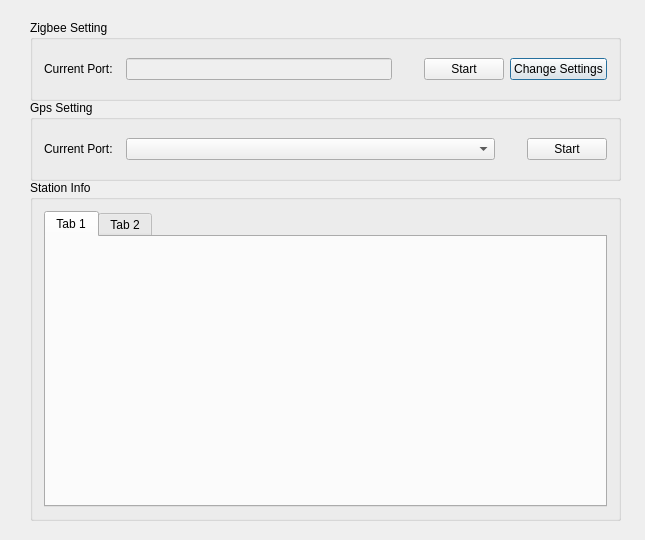
<?xml version="1.0" encoding="UTF-8"?>
<ui version="4.0">
 <class>Dialog</class>
 <widget class="QDialog" name="Dialog">
  <property name="geometry">
   <rect>
    <x>0</x>
    <y>0</y>
    <width>645</width>
    <height>540</height>
   </rect>
  </property>
  <property name="sizePolicy">
   <sizepolicy hsizetype="Expanding" vsizetype="Expanding">
    <horstretch>0</horstretch>
    <verstretch>0</verstretch>
   </sizepolicy>
  </property>
  <property name="windowTitle">
   <string>Dialog</string>
  </property>
  <widget class="QGroupBox" name="groupBox">
   <property name="geometry">
    <rect>
     <x>30</x>
     <y>20</y>
     <width>591</width>
     <height>81</height>
    </rect>
   </property>
   <property name="sizePolicy">
    <sizepolicy hsizetype="Expanding" vsizetype="Preferred">
     <horstretch>0</horstretch>
     <verstretch>0</verstretch>
    </sizepolicy>
   </property>
   <property name="title">
    <string>Zigbee Setting</string>
   </property>
   <layout class="QGridLayout" name="gridLayout_2">
    <item row="0" column="1">
     <widget class="QLineEdit" name="lineEditDevice">
      <property name="enabled">
       <bool>false</bool>
      </property>
     </widget>
    </item>
    <item row="0" column="4">
     <widget class="QPushButton" name="pushButtonChangeSettings">
      <property name="text">
       <string>Change Settings</string>
      </property>
     </widget>
    </item>
    <item row="0" column="0">
     <widget class="QLabel" name="label">
      <property name="text">
       <string>Current Port:  </string>
      </property>
     </widget>
    </item>
    <item row="0" column="3">
     <widget class="QPushButton" name="pushButtonOpen">
      <property name="sizePolicy">
       <sizepolicy hsizetype="Minimum" vsizetype="Fixed">
        <horstretch>0</horstretch>
        <verstretch>0</verstretch>
       </sizepolicy>
      </property>
      <property name="text">
       <string>Start</string>
      </property>
     </widget>
    </item>
    <item row="0" column="2">
     <widget class="HLed" name="led" native="true">
      <property name="sizePolicy">
       <sizepolicy hsizetype="Fixed" vsizetype="Fixed">
        <horstretch>0</horstretch>
        <verstretch>0</verstretch>
       </sizepolicy>
      </property>
      <property name="minimumSize">
       <size>
        <width>20</width>
        <height>20</height>
       </size>
      </property>
      <property name="maximumSize">
       <size>
        <width>25</width>
        <height>25</height>
       </size>
      </property>
     </widget>
    </item>
   </layout>
  </widget>
  <widget class="QGroupBox" name="groupBox_2">
   <property name="geometry">
    <rect>
     <x>30</x>
     <y>180</y>
     <width>591</width>
     <height>341</height>
    </rect>
   </property>
   <property name="sizePolicy">
    <sizepolicy hsizetype="Expanding" vsizetype="Expanding">
     <horstretch>0</horstretch>
     <verstretch>0</verstretch>
    </sizepolicy>
   </property>
   <property name="title">
    <string>Station Info</string>
   </property>
   <layout class="QGridLayout" name="gridLayout_3">
    <item row="0" column="0">
     <widget class="QTabWidget" name="tabWidgetStation">
      <widget class="QWidget" name="tab">
       <attribute name="title">
        <string>Tab 1</string>
       </attribute>
      </widget>
      <widget class="QWidget" name="tab_2">
       <attribute name="title">
        <string>Tab 2</string>
       </attribute>
      </widget>
     </widget>
    </item>
   </layout>
  </widget>
  <widget class="QGroupBox" name="groupBox_3">
   <property name="geometry">
    <rect>
     <x>30</x>
     <y>100</y>
     <width>591</width>
     <height>81</height>
    </rect>
   </property>
   <property name="sizePolicy">
    <sizepolicy hsizetype="Expanding" vsizetype="Expanding">
     <horstretch>0</horstretch>
     <verstretch>0</verstretch>
    </sizepolicy>
   </property>
   <property name="title">
    <string>Gps Setting</string>
   </property>
   <layout class="QGridLayout" name="gridLayout_4">
    <item row="0" column="0">
     <widget class="QLabel" name="label_2">
      <property name="text">
       <string>Current Port:  </string>
      </property>
     </widget>
    </item>
    <item row="0" column="3">
     <widget class="QPushButton" name="pushButtonOpenGps">
      <property name="sizePolicy">
       <sizepolicy hsizetype="Minimum" vsizetype="Fixed">
        <horstretch>0</horstretch>
        <verstretch>0</verstretch>
       </sizepolicy>
      </property>
      <property name="text">
       <string>Start</string>
      </property>
     </widget>
    </item>
    <item row="0" column="2">
     <widget class="HLed" name="ledGps" native="true">
      <property name="sizePolicy">
       <sizepolicy hsizetype="Fixed" vsizetype="Fixed">
        <horstretch>0</horstretch>
        <verstretch>0</verstretch>
       </sizepolicy>
      </property>
      <property name="minimumSize">
       <size>
        <width>20</width>
        <height>20</height>
       </size>
      </property>
      <property name="maximumSize">
       <size>
        <width>25</width>
        <height>25</height>
       </size>
      </property>
     </widget>
    </item>
    <item row="0" column="1">
     <widget class="QComboBox" name="comboBoxGps">
      <property name="sizePolicy">
       <sizepolicy hsizetype="Expanding" vsizetype="Fixed">
        <horstretch>0</horstretch>
        <verstretch>0</verstretch>
       </sizepolicy>
      </property>
     </widget>
    </item>
   </layout>
  </widget>
 </widget>
 <layoutdefault spacing="6" margin="11"/>
 <customwidgets>
  <customwidget>
   <class>HLed</class>
   <extends>QWidget</extends>
   <header>hled.h</header>
   <container>1</container>
  </customwidget>
 </customwidgets>
 <resources/>
 <connections/>
</ui>
